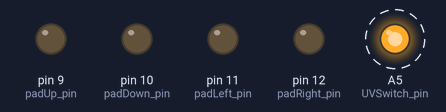
The sketch below on a simulated Arduino Uno, built with avr-gcc and run on an emulated ATmega328P. Parts: output pins drawn as LEDs (lit = HIGH). Dashed ring = blinking. Pins used as bus, display or sensor lines are not drawn; what the sketch prints to the serial monitor is not drawn.

Above: at 0.2 s.
Timing chart, 0 to 3.0 s (numbered marks = the images above):
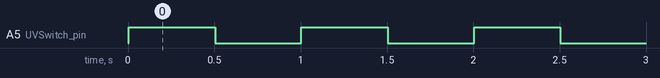

Measured:
- by itself, A5 (UVSwitch_pin): alternates HIGH for 0.50 s and LOW for 0.50 s, 6 changes in all, then stays LOW

The sketch:

firmware_0.ino
```cpp
#include <SoftwareSerial.h>
#include <serLCD.h>

#define display_pin A0

#define padUp_pin 9
#define padDown_pin 10
#define padLeft_pin 11
#define padRight_pin 12

#define UVSwitch_pin A5


/*******************************
* General variables
*******************************/
#define FirmwareVersion "0.1"
#define DeviceCategory "UV Exposure Box"
int DeviceID = 1;
#define DeviceName "UV"

/*******************************
* WiFi Stuff
*******************************/
#define wifiRx_pin 2
#define wifiTx_pin 3
#define wifiRST_pin 4

#define SSID "Interne"
#define PASS "Mec0mebien"
SoftwareSerial WiFiSerial(wifiRx_pin, wifiTx_pin); // RX, TX
String OwnIP = "000.000.000.000";
String WiFiLongMessage;

//----------------------
//Messages sent
#define ResponseOK     "OK"
#define Error          "ERROR "
  #define ErrorUnableToLink             "1"
  #define SendLongMessageError          "2"
  #define ErrorModuleDoesntRespond      "3"
  #define ErrorModuleDoesntRespondToAT  "4"
  #define ErrorResponseNotFound         "5"
  #define ErrorUnableToConnect          "6"

#define CIPSTART       "AT+CIPSTART=\"TCP\",\""


serLCD lcd(display_pin);


void setup() {
  pinMode(padUp_pin, OUTPUT);
  pinMode(padDown_pin, OUTPUT);
  pinMode(padLeft_pin, OUTPUT);
  pinMode(padRight_pin, OUTPUT);
  pinMode(wifiRST_pin, OUTPUT);
  pinMode(UVSwitch_pin, OUTPUT);

  Serial.begin(9600);
  WiFiSerial.begin(9600);

  Serial.println(DeviceName);
  Serial.println(DeviceCategory);
  Serial.print("V. ");
  Serial.println(FirmwareVersion);
  Serial.print("ID: ");
  Serial.println(DeviceID);
  //Attach the interruption
//  attachInterrupt(0, FireDetected, RISING);
  WiFiLongMessage.reserve(400);
  lcd.clear();
  lcd.print(DeviceCategory);
  lcd.print(" ");
  lcd.print(FirmwareVersion);
  UVSwithTest();

  InitWiFi();
  lcd.print(" WiFi: Online");
}

/************************************
* General Functions
************************************/
void loop() {

}

void PrintError(char* ErrorMessage) {
  Serial.print(Error);
  Serial.println(ErrorMessage);
  }


/**************************************************************************************
* UV-LED Functions
***************************************************************************************/
void UVSwithTest() {
  for (int i=0; i<6; i++) {
   digitalWrite(UVSwitch_pin, !digitalRead(UVSwitch_pin));
   delay(500);
   }
}

/**************************************************************************************
* WiFi Functions
***************************************************************************************/
boolean OpenTCP(String IP, String Port) {
  String cmd = CIPSTART;
  cmd += IP;
  cmd += "\",";
  cmd += Port;
  SendDebug(cmd);
  if (!ExpectResponse("Linked")) {
    PrintError(ErrorUnableToLink);
    return false;
  }
  return true;
}

boolean SendLongMessage(char* ExpectedReply) {
  Serial.println("Sending: ");
  Serial.println(WiFiLongMessage);
  WiFiSerial.print("AT+CIPSEND=");
  WiFiSerial.println(WiFiLongMessage.length());
  delay(200);
  WiFiSerial.print(WiFiLongMessage);
  if (ExpectResponse(ExpectedReply)) {
    Serial.println(ResponseOK);
    return true;
    }
  else {
    PrintError(SendLongMessageError);
    return false;
    }
}

void WiFiRead() {
    while (WiFiSerial.available()) {
      Serial.write(WiFiSerial.read());
      delay(1);
    }
}

void WiFiEcho() {
  while(1) {
    if (WiFiSerial.available())
      Serial.write(WiFiSerial.read());
    if (Serial.available())
      WiFiSerial.write(Serial.read());
  }
}

void SendDebug(String cmd) {
  WiFiSerial.flush();
  Serial.print("Sent: ");
  Serial.println(cmd);
  WiFiSerial.println(cmd);
}

boolean CloseTCP() {
  SendDebug("AT+CIPCLOSE");
  if (!ExpectResponse("Unlink")) {CheckWiFi();}
}


boolean InitWiFi() {
  while (!WiFiReboot())  {}
  //while (!CheckWiFi())   {}
  while (!ConnectWiFi()) {}
  SetCIPMODE(false);
  return true;
}

boolean WiFiReboot() {
  digitalWrite(wifiRST_pin, LOW);
  delay(500);
  digitalWrite(wifiRST_pin, HIGH);
  if (ExpectResponse("Ready")) {
    return true;
  }
  else {
    PrintError(ErrorModuleDoesntRespond);
    return false;
  }
}

boolean WiFiReset() {
  WiFiSerial.flush();
  Serial.println("Reboot");
  WiFiSerial.println("AT+RST"); // restet and test if module is redy
  if (ExpectResponse("Ready")) {
    return true;
  }
  else {
    PrintError(ErrorModuleDoesntRespond);
    return false;
  }
}

boolean CheckWiFi() {
  SendDebug("AT");
  if (ExpectResponse(ResponseOK)) {
    Serial.println(ResponseOK);
    return true;
  }
  else {
    PrintError(ErrorModuleDoesntRespondToAT);
    InitWiFi();
    return false;
  }
}

boolean ExpectResponse(char* _Expected) {
  Serial.print("Waiting for ");
  Serial.print(_Expected);
  Serial.print(": ");

  for (int i = 0; i < 10; i++) {
    if (WiFiSerial.find(_Expected)) {
      Serial.println(_Expected);
      return true;
    }

    else {
      //TODO: Do something if not found yet?
      Serial.print(".");
    }
    delay(1);
  }
  PrintError(ErrorResponseNotFound);
  return false;
}

String GetIP() {
  WiFiSerial.flush();
  WiFiSerial.println("AT+CIFSR"); // Get IP
  OwnIP = "";
  char incomingByte = ' ';
  delay(100);
  while (WiFiSerial.available() > 0) {
    // read the incoming byte:
    incomingByte = WiFiSerial.read();
    // say what you got:
    OwnIP += incomingByte;
    delay(1);
  }
  return OwnIP;
}

boolean ConnectWiFi() {
  WiFiSerial.flush();
  Serial.println("Connecting");
  WiFiSerial.println("AT+CWMODE=1");
  delay(2000);
  String cmd = "AT+CWJAP=\"";
  cmd += SSID;
  cmd += "\",\"";
  cmd += PASS;
  cmd += "\"";
  SendDebug(cmd);
  if (ExpectResponse(ResponseOK)) {
    Serial.print("IP: ");
    Serial.println(GetIP());
  }
  else {
    PrintError(ErrorUnableToConnect);
  }
}

boolean SetCIPMODE(boolean Value) {
  if (Value) {WiFiSerial.println("AT+CIPMODE=1");}
  else {WiFiSerial.println("AT+CIPMODE=0");}
}

int CheckBaudrate() {
  //300, 600, 1200, 2400, 4800, 9600, 14400, 19200, 28800, 31250, 38400, 57600, and 115200.
  int Pause=500;
  long Baudrate[13] = {300, 600, 1200, 2400, 4800, 9600, 14400, 19200, 28800, 31250, 38400, 57600, 115200};

  for (int i=0; i<13; i++) {
    WiFiSerial.begin(Baudrate[i]);
    Serial.print("\n\r ");
    Serial.print(Baudrate[i]);
    Serial.print(": ");
    WiFiReboot();
    WiFiRead();
  }
}
```
